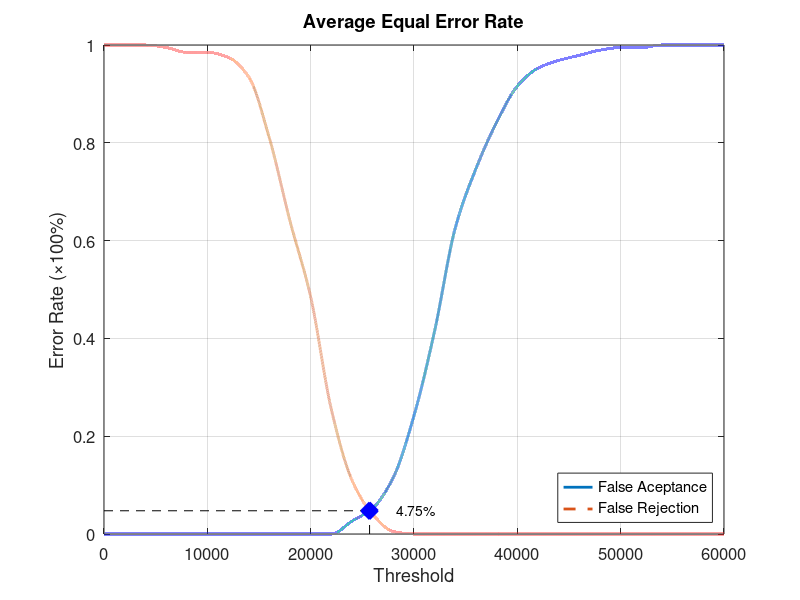
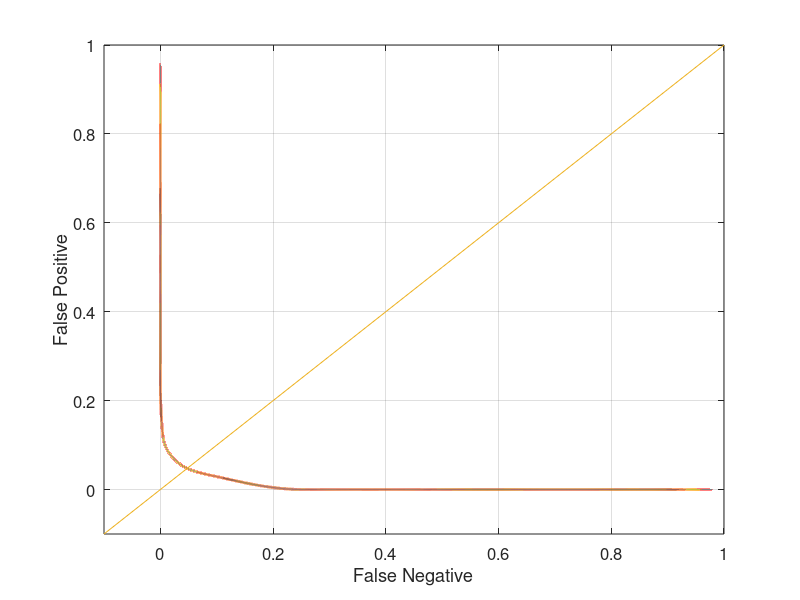

Source code (MATLAB) for these figures, in order:
function yEER = Database3_3
close all;
clear;
clc;
x = 0:2000:60000;
xq = 0:0.5:60000;

y0 = [0 0 0 0 0 0 0 0 0 0 0 0 0.0263158 0.0526316 0.115789 0.242105 0.415789 0.626316 0.747368 0.842105 0.915789 0.952632 0.968421 0.978947 0.989474 0.994737 0.994737 1 1 1 1];
yy0 = interp1(x, y0, xq, 'pchip');
y1 = [1 1 1 0.995 0.985 0.985 0.975 0.935 0.81 0.64 0.485 0.255 0.11 0.04 0.005 0 0 0 0 0 0 0 0 0 0 0 0 0 0 0 0];
yy1 = interp1(x, y1, xq, 'pchip');

% Calculating EER: 
y2 = abs(y0 - y1);
find(y2 == min(y2))
yy2 = abs(yy0 - yy1);
xEER = find(yy2 == min(yy2));
xEERIndex = xq(xEER) % X-axis EER
yEER = yy0(xEER) % Y-axis EER

main = figure
plot(xq, yy0,'-','LineWidth', 2);	hold on
plot(xq, yy1,'--','LineWidth', 2);	hold on
plot([xEERIndex xEERIndex], [0 yEER], 'k--');	hold on
plot([0 xEERIndex], [yEER yEER], 'k--');	hold on
plot(xEERIndex, yEER, 'bx', 'LineWidth', 10);	hold on
text(xEERIndex + 10 * xEERIndex / 100, yEER, [num2str(round((10000 * yEER)) / 100) '%'])
legend('False Aceptance', 'False Rejection', 'Location', 'SouthEast')
xlabel('Threshold')
ylabel('Error Rate (\times100%)')
title('Average Equal Error Rate')
set(gca, 'FontSize', 12)
axis([0 60000 0 1])
grid on

print(main, 'Database3_3Main', '-dpng');
FNRxFPR = figure('Color', [1 1 1]);
plot(yy1, yy0, '-', yy1, yy0, 'LineWidth', 2);
hold on
y = -0.1:0.1:1
plot(y, y); 
set(gca, 'FontSize', 12)
xlabel('False Negative')
ylabel('False Positive')
axis([-0.1 1 -0.1 1])
set(gca, 'FontSize', 12)
grid on

print(FNRxFPR, 'Database3_3FNRxFPR','-dpng');
end
